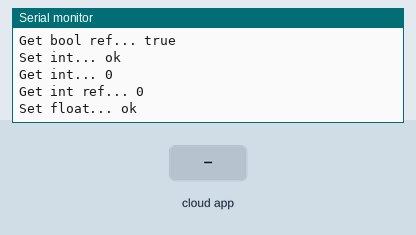
The sketch below on a simulated ESP32. Shown: the last lines printed to the serial monitor. The test bench sets the inputs (shaded band). WiFi joins after 1.5 s; servers stay silent unless stated; the Firebase database answers and starts empty.

Above: at 2.7 s.
2.8 s: the phone or cloud app sets string to 0
At 2.83 s:
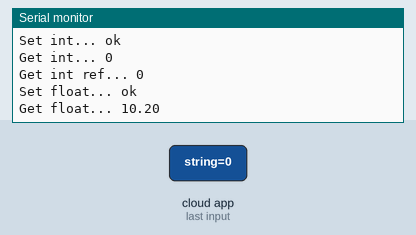
16.8 s: the phone or cloud app sets float to 0
At 17.84 s:
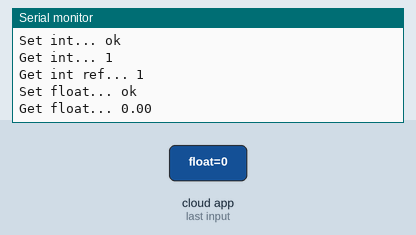

The sketch:

032LearnBasicCert.ino
```cpp
// (licence header left out)
#include <Arduino.h>
#include <WiFi.h>
#include <FirebaseESP32.h>

// Provide the token generation process info.
#include <addons/TokenHelper.h>

// Provide the RTDB payload printing info and other helper functions.
#include <addons/RTDBHelper.h>

/* 1. Define the WiFi credentials */
#define WIFI_SSID "@Kitti"
#define WIFI_PASSWORD "tonn7771"

// For the following credentials, see examples/Authentications/SignInAsUser/EmailPassword/EmailPassword.ino

/* 2. Define the API Key */
#define API_KEY "AIzaSyCBcpblKurO84WIbUDjNo9zZwDRdmvSkcU"

/* 3. Define the RTDB URL */
#define DATABASE_URL "test-realtime-database-c09fb-default-rtdb.asia-southeast1.firebasedatabase.app" //<databaseName>.firebaseio.com or <databaseName>.<region>.firebasedatabase.app

/* 4. Define the user Email and password that alreadey registerd or added in your project */
#define USER_EMAIL "ce.fit.ssru2@gmail.com"
#define USER_PASSWORD "1212312121"

/* Google Root CA can be downloaded from https://pki.goog/repository/ */

/** From the test on July 2021, GlobalSign Root CA was missing from Google server
 * when checking with https://www.sslchecker.com/sslchecker.
 * The certificate chain, GTS Root R1 can be used instead.
 */

const char rootCACert[] PROGMEM = "-----BEGIN CERTIFICATE-----\n"
                                  "MIIFVzCCAz+gAwIBAgINAgPlk28xsBNJiGuiFzANBgkqhkiG9w0BAQwFADBHMQsw\n"
                                  "CQYDVQQGEwJVUzEiMCAGA1UEChMZR29vZ2xlIFRydXN0IFNlcnZpY2VzIExMQzEU\n"
                                  "MBIGA1UEAxMLR1RTIFJvb3QgUjEwHhcNMTYwNjIyMDAwMDAwWhcNMzYwNjIyMDAw\n"
                                  "MDAwWjBHMQswCQYDVQQGEwJVUzEiMCAGA1UEChMZR29vZ2xlIFRydXN0IFNlcnZp\n"
                                  "Y2VzIExMQzEUMBIGA1UEAxMLR1RTIFJvb3QgUjEwggIiMA0GCSqGSIb3DQEBAQUA\n"
                                  "A4ICDwAwggIKAoICAQC2EQKLHuOhd5s73L+UPreVp0A8of2C+X0yBoJx9vaMf/vo\n"
                                  "27xqLpeXo4xL+Sv2sfnOhB2x+cWX3u+58qPpvBKJXqeqUqv4IyfLpLGcY9vXmX7w\n"
                                  "Cl7raKb0xlpHDU0QM+NOsROjyBhsS+z8CZDfnWQpJSMHobTSPS5g4M/SCYe7zUjw\n"
                                  "TcLCeoiKu7rPWRnWr4+wB7CeMfGCwcDfLqZtbBkOtdh+JhpFAz2weaSUKK0Pfybl\n"
                                  "qAj+lug8aJRT7oM6iCsVlgmy4HqMLnXWnOunVmSPlk9orj2XwoSPwLxAwAtcvfaH\n"
                                  "szVsrBhQf4TgTM2S0yDpM7xSma8ytSmzJSq0SPly4cpk9+aCEI3oncKKiPo4Zor8\n"
                                  "Y/kB+Xj9e1x3+naH+uzfsQ55lVe0vSbv1gHR6xYKu44LtcXFilWr06zqkUspzBmk\n"
                                  "MiVOKvFlRNACzqrOSbTqn3yDsEB750Orp2yjj32JgfpMpf/VjsPOS+C12LOORc92\n"
                                  "wO1AK/1TD7Cn1TsNsYqiA94xrcx36m97PtbfkSIS5r762DL8EGMUUXLeXdYWk70p\n"
                                  "aDPvOmbsB4om3xPXV2V4J95eSRQAogB/mqghtqmxlbCluQ0WEdrHbEg8QOB+DVrN\n"
                                  "VjzRlwW5y0vtOUucxD/SVRNuJLDWcfr0wbrM7Rv1/oFB2ACYPTrIrnqYNxgFlQID\n"
                                  "AQABo0IwQDAOBgNVHQ8BAf8EBAMCAYYwDwYDVR0TAQH/BAUwAwEB/zAdBgNVHQ4E\n"
                                  "FgQU5K8rJnEaK0gnhS9SZizv8IkTcT4wDQYJKoZIhvcNAQEMBQADggIBAJ+qQibb\n"
                                  "C5u+/x6Wki4+omVKapi6Ist9wTrYggoGxval3sBOh2Z5ofmmWJyq+bXmYOfg6LEe\n"
                                  "QkEzCzc9zolwFcq1JKjPa7XSQCGYzyI0zzvFIoTgxQ6KfF2I5DUkzps+GlQebtuy\n"
                                  "h6f88/qBVRRiClmpIgUxPoLW7ttXNLwzldMXG+gnoot7TiYaelpkttGsN/H9oPM4\n"
                                  "7HLwEXWdyzRSjeZ2axfG34arJ45JK3VmgRAhpuo+9K4l/3wV3s6MJT/KYnAK9y8J\n"
                                  "ZgfIPxz88NtFMN9iiMG1D53Dn0reWVlHxYciNuaCp+0KueIHoI17eko8cdLiA6Ef\n"
                                  "MgfdG+RCzgwARWGAtQsgWSl4vflVy2PFPEz0tv/bal8xa5meLMFrUKTX5hgUvYU/\n"
                                  "Z6tGn6D/Qqc6f1zLXbBwHSs09dR2CQzreExZBfMzQsNhFRAbd03OIozUhfJFfbdT\n"
                                  "6u9AWpQKXCBfTkBdYiJ23//OYb2MI3jSNwLgjt7RETeJ9r/tSQdirpLsQBqvFAnZ\n"
                                  "0E6yove+7u7Y/9waLd64NnHi/Hm3lCXRSHNboTXns5lndcEZOitHTtNCjv0xyBZm\n"
                                  "2tIMPNuzjsmhDYAPexZ3FL//2wmUspO8IFgV6dtxQ/PeEMMA3KgqlbbC1j+Qa3bb\n"
                                  "bP6MvPJwNQzcmRk13NfIRmPVNnGuV/u3gm3c\n"
                                  "-----END CERTIFICATE-----\n";

// Define Firebase Data object
FirebaseData fbdo;

FirebaseAuth auth;
FirebaseConfig config;

unsigned long sendDataPrevMillis = 0;

unsigned long count = 0;

void setup()
{

  Serial.begin(9600);

  WiFi.begin(WIFI_SSID, WIFI_PASSWORD);
  Serial.print("Connecting to Wi-Fi");
  while (WiFi.status() != WL_CONNECTED)
  {
    Serial.print(".");
    delay(300);
  }
  Serial.println();
  Serial.print("Connected with IP: ");
  Serial.println(WiFi.localIP());
  Serial.println();

  Serial.printf("Firebase Client v%s\n\n", FIREBASE_CLIENT_VERSION);

  /* Assign the api key (required) */
  config.api_key = API_KEY;

  /* Assign the user sign in credentials */
  auth.user.email = USER_EMAIL;
  auth.user.password = USER_PASSWORD;

  /* Assign the RTDB URL (required) */
  config.database_url = DATABASE_URL;

  /* Assign the callback function for the long running token generation task */
  config.token_status_callback = tokenStatusCallback; // see addons/TokenHelper.h

  /* In case the certificate data was used  */
  config.cert.data = rootCACert;

  // Or custom set the root certificate for each FirebaseData object
  fbdo.setCert(rootCACert);

  // Comment or pass false value when WiFi reconnection will control by your code or third party library e.g. WiFiManager
  Firebase.reconnectNetwork(true);

  // Since v4.4.x, BearSSL engine was used, the SSL buffer need to be set.
  // Large data transmission may require larger RX buffer, otherwise connection issue or data read time out can be occurred.
  fbdo.setBSSLBufferSize(4096 /* Rx buffer size in bytes from 512 - 16384 */, 1024 /* Tx buffer size in bytes from 512 - 16384 */);

  /* Or assign the certificate file */

  /** From the test as of July 2021, GlobalSign Root CA was missing from Google server
   * as described above, GTS Root R1 (gsr1.pem or gsr1.der) can be used instead.
   * ESP32 Arduino SDK supports PEM format only even mBedTLS supports DER format too.
   * ESP8266 SDK supports both PEM and DER format certificates.
   */
  // config.cert.file = "/gsr1.pem";
  // config.cert.file_storage = StorageType::FLASH;   //or StorageType::SD

  // Or use legacy authenticate method
  // config.database_url = DATABASE_URL;
  // config.signer.tokens.legacy_token = "<database secret>";

  // To connect without auth in Test Mode, see Authentications/TestMode/TestMode.ino

  Firebase.begin(&config, &auth);

  Firebase.setDoubleDigits(5);

  // You can use TCP KeepAlive in FirebaseData object and tracking the server connection status, please read this for detail.
  // https://github.com/mobizt/Firebase-ESP32#about-firebasedata-object
  // fbdo.keepAlive(5, 5, 1);

  /** Timeout options.

  //Network reconnect timeout (interval) in ms (10 sec - 5 min) when network or WiFi disconnected.
  config.timeout.networkReconnect = 10 * 1000;

  //Socket connection and SSL handshake timeout in ms (1 sec - 1 min).
  config.timeout.socketConnection = 10 * 1000;

  //Server response read timeout in ms (1 sec - 1 min).
  config.timeout.serverResponse = 10 * 1000;

  //RTDB Stream keep-alive timeout in ms (20 sec - 2 min) when no server's keep-alive event data received.
  config.timeout.rtdbKeepAlive = 45 * 1000;

  //RTDB Stream reconnect timeout (interval) in ms (1 sec - 1 min) when RTDB Stream closed and want to resume.
  config.timeout.rtdbStreamReconnect = 1 * 1000;

  //RTDB Stream error notification timeout (interval) in ms (3 sec - 30 sec). It determines how often the readStream
  //will return false (error) when it called repeatedly in loop.
  config.timeout.rtdbStreamError = 3 * 1000;

  Note:
  The function that starting the new TCP session i.e. first time server connection or previous session was closed, the function won't exit until the
  time of config.timeout.socketConnection.

  You can also set the TCP data sending retry with
  config.tcp_data_sending_retry = 1;

  */
}

void loop()
{
  // Firebase.ready() should be called repeatedly to handle authentication tasks.

  if (Firebase.ready() && (millis() - sendDataPrevMillis > 15000 || sendDataPrevMillis == 0))
  {
    sendDataPrevMillis = millis();

    Serial.printf("Set bool... %s\n", Firebase.setBool(fbdo, "/test/bool", count % 2 == 0) ? "ok" : fbdo.errorReason().c_str());

    Serial.printf("Get bool... %s\n", Firebase.getBool(fbdo, "/test/bool") ? fbdo.to<bool>() ? "true" : "false" : fbdo.errorReason().c_str());

    bool bVal;
    Serial.printf("Get bool ref... %s\n", Firebase.getBool(fbdo, "/test/bool", &bVal) ? bVal ? "true" : "false" : fbdo.errorReason().c_str());

    Serial.printf("Set int... %s\n", Firebase.setInt(fbdo, "/test/int", count) ? "ok" : fbdo.errorReason().c_str());

    Serial.printf("Get int... %s\n", Firebase.getInt(fbdo, "/test/int") ? String(fbdo.to<int>()).c_str() : fbdo.errorReason().c_str());

    int iVal = 0;
    Serial.printf("Get int ref... %s\n", Firebase.getInt(fbdo, "/test/int", &iVal) ? String(iVal).c_str() : fbdo.errorReason().c_str());

    Serial.printf("Set float... %s\n", Firebase.setFloat(fbdo, "/test/float", count + 10.2) ? "ok" : fbdo.errorReason().c_str());

    Serial.printf("Get float... %s\n", Firebase.getFloat(fbdo, "/test/float") ? String(fbdo.to<float>()).c_str() : fbdo.errorReason().c_str());

    Serial.printf("Set double... %s\n", Firebase.setDouble(fbdo, "/test/double", count + 35.517549723765) ? "ok" : fbdo.errorReason().c_str());

    Serial.printf("Get double... %s\n", Firebase.getDouble(fbdo, "/test/double") ? String(fbdo.to<double>()).c_str() : fbdo.errorReason().c_str());

    Serial.printf("Set string... %s\n", Firebase.setString(fbdo, "/test/string", "Hello World!") ? "ok" : fbdo.errorReason().c_str());

    Serial.printf("Get string... %s\n", Firebase.getString(fbdo, "/test/string") ? fbdo.to<const char *>() : fbdo.errorReason().c_str());

    // For the usage of FirebaseJson, see examples/FirebaseJson/BasicUsage/Create_Edit_Parse.ino
    FirebaseJson json;

    if (count == 0)
    {
      json.set("value/round/" + String(count), "cool!");
      json.set("vaue/ts/.sv", "timestamp");
      Serial.printf("Set json... %s\n", Firebase.set(fbdo, "/test/json", json) ? "ok" : fbdo.errorReason().c_str());
    }
    else
    {
      json.add(String(count), "smart!");
      Serial.printf("Update node... %s\n", Firebase.updateNode(fbdo, "/test/json/value/round", json) ? "ok" : fbdo.errorReason().c_str());
    }

    Serial.println();

    // For generic set/get functions.

    // For generic set, use Firebase.set(fbdo, <path>, <any variable or value>)

    // For generic get, use Firebase.get(fbdo, <path>).
    // And check its type with fbdo.dataType() or fbdo.dataTypeEnum() and
    // cast the value from it e.g. fbdo.to<int>(), fbdo.to<std::string>().

    // The function, fbdo.dataType() returns types String e.g. string, boolean,
    // int, float, double, json, array, blob, file and null.

    // The function, fbdo.dataTypeEnum() returns type enum (number) e.g. firebase_rtdb_data_type_null (1),
    // firebase_rtdb_data_type_integer, firebase_rtdb_data_type_float, firebase_rtdb_data_type_double,
    // firebase_rtdb_data_type_boolean, firebase_rtdb_data_type_string, firebase_rtdb_data_type_json,
    // firebase_rtdb_data_type_array, firebase_rtdb_data_type_blob, and firebase_rtdb_data_type_file (10)

    count++;
  }
}

/// PLEASE AVOID THIS ////

// Please avoid the following inappropriate and inefficient use cases
/**
 *
 * 1. Call get repeatedly inside the loop without the appropriate timing for execution provided e.g. millis() or conditional checking,
 * where delay should be avoided.
 *
 * Everytime get was called, the request header need to be sent to server which its size depends on the authentication method used,
 * and costs your data usage.
 *
 * Please use stream function instead for this use case.
 *
 * 2. Using the single FirebaseData object to call different type functions as above example without the appropriate
 * timing for execution provided in the loop i.e., repeatedly switching call between get and set functions.
 *
 * In addition to costs the data usage, the delay will be involved as the session needs to be closed and opened too often
 * due to the HTTP method (GET, PUT, POST, PATCH and DELETE) was changed in the incoming request.
 *
 *
 * Please reduce the use of swithing calls by store the multiple values to the JSON object and store it once on the database.
 *
 * Or calling continuously "set" or "setAsync" functions without "get" called in between, and calling get continuously without set
 * called in between.
 *
 * If you needed to call arbitrary "get" and "set" based on condition or event, use another FirebaseData object to avoid the session
 * closing and reopening.
 *
 * 3. Use of delay or hidden delay or blocking operation to wait for hardware ready in the third party sensor libraries, together with stream functions e.g. Firebase.RTDB.readStream and fbdo.streamAvailable in the loop.
 *
 * Please use non-blocking mode of sensor libraries (if available) or use millis instead of delay in your code.
 *
 * 4. Blocking the token generation process.
 *
 * Let the authentication token generation to run without blocking, the following code MUST BE AVOIDED.
 *
 * while (!Firebase.ready()) <---- Don't do this in while loop
 * {
 *     delay(1000);
 * }
 *
 */
```

Measured:
- after the input at 16.8 s, the serial monitor: prints a new line after 0.91 s (image 2)
